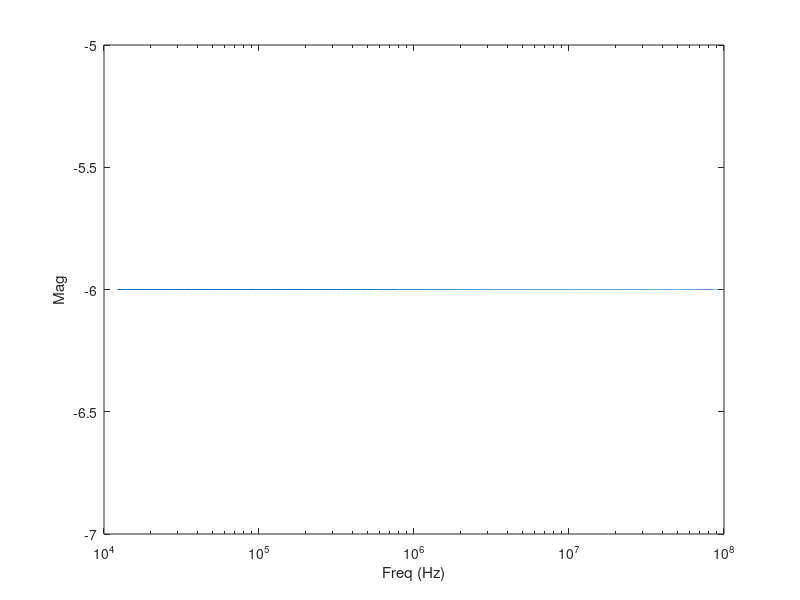

This chart was generated by the following MATLAB code:
% Filter Params
R = 500.487e3;
C = 1e-12;
% s-domain TF
G = 1/(R*C);
num = 1;
den = [1/G, 1];
% Bilinear Transform
fs = 200e6;
[b, a] = bilinear(num,den,fs);
% Impulse Response
%figure();
%impz(b,a,50,fs);

% Freq Response
[h, f] = freqz(b,a,2^13,fs);
% Plot Mag Response
figure();
semilogx(f,mag2db(abs(h))-6);
xlabel('Freq (Hz)');
ylabel('Mag');